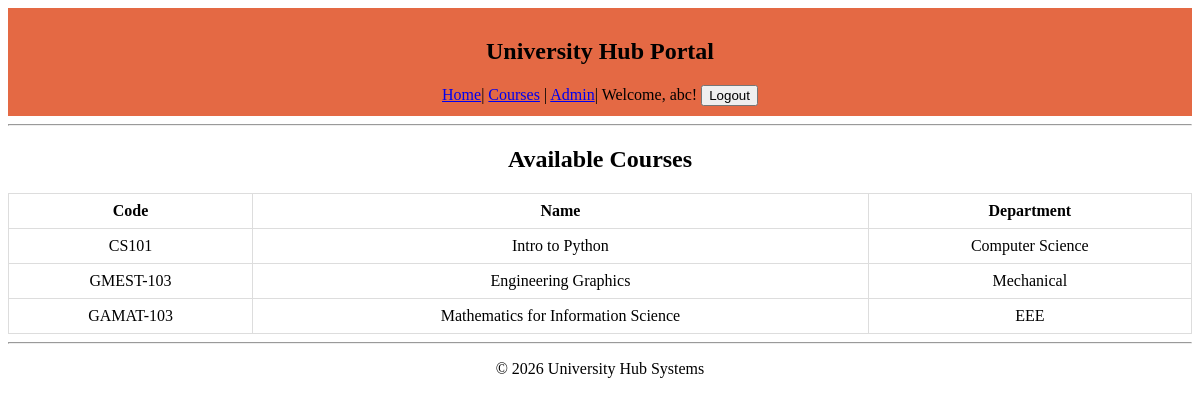
Screenshot of /academic/courses/ (signed in) with the database file from the repository.
### academic/models.py (models this page shows, shortened)
class course(models.Model):
    SEMESTER_CHOICES=[
        (1,'Semester1'),
        (2,'Semester2'),
        (3,'Semester3'),
        (4,'Semester4'),
    ]
    department=models.ForeignKey(
        department,
        on_delete=models.CASCADE,
        related_name='courses'
    )
    name=models.CharField(max_length=100)
    code=models.CharField(max_length=10,unique=True)
    semester=models.IntegerField(choices=SEMESTER_CHOICES,default=1)
    credits=models.IntegerField()
    syllabus =models.FileField(upload_to='courses/syllabus/',null=True,blank=True)

class department(models.Model):
    name=models.CharField(max_length=100,unique=True)
    head_of_dept=models.CharField(max_length=100)
    description=models.TextField(blank=True)

### academic/views.py (the view)
# urls.py: path('courses/', views.course_list, name='course_list'),
@login_required
def course_list(request):
    courses = course.objects.all()
    return render(
        request,
        "academic/course_list.html",
        {"courses": courses}
    )

### academic/templates/academic/course_list.html (shortened to what this page needs)
<!DOCTYPE html>
<html>
<head>
</head>
<body>
    {% extends 'base.html' %}
{% block content %}
    <h2 align="Center">Available Courses</h2>
    <table border="1">
        <thead>
            <tr>
                <th>Code</th>
                <th>Name</th>
                <th>Department</th>
            </tr>
        </thead>
        <tbody>
            {% for course in courses %}
            <tr>
                <td>{{ course.code }}</td>
                <td>{{ course.name }}</td>
                <td>{{ course.department.name }}</td>
            </tr>
            {% endfor %}
        </tbody>
    </table>
{% endblock %}

### templates/base.html (shortened to what this page needs)
{% load static %}
<!DOCTYPE html>
<html lang="en">
<head>
    <link rel="stylesheet" href="{% static 'academic/style.css' %}">
</head>
<body align="center">
    <nav>
        <h1>University Hub Portal</h1>
        <a href="/">Home</a>|
        <a href="/academic/courses/">Courses</a> | <a href="/admin/">Admin</a>|
        {% if user.is_authenticated %}
            <span>Welcome, {{ user.username }}!</span>
            <form action="{% url 'logout' %}" method="post" style="display:inline;">
                <button type="submit">Logout</button>
            </form>
        {% else %}
            <a href="{% url 'login' %}">Login</a>
            <a href="{% url 'register' %}">Sign Up</a>
        {% endif %}
    </nav>
    <hr>
    <main>
        {% block content %}
        {% endblock %}
    </main>
    <hr>
    <footer>
        <p align="center">&copy; 2026 University Hub Systems</p>
    </footer>
</body>
</html>

### academic/static/academic/style.css (style rules this page uses)
body { font-family: Cambria, Cochin, Georgia, Times, 'Times New Roman', serif; }
nav { background-color: #e46944; padding: 10px; }
table { width: 100%; border-collapse: collapse; }
th, td { padding: 8px; border: 1px solid #ddd; }

### rows the page displays
course: code "CS101", name "Intro to Python", department.name "Computer Science"
course: code "GMEST-103", name "Engineering Graphics", department.name "Mechanical"
course: code "GAMAT-103", name "Mathematics for Information Science", department.name "EEE"

### other values shown
{{ user.username }} "abc"
